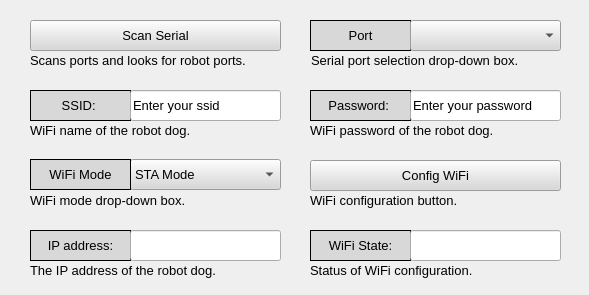
<?xml version="1.0" encoding="UTF-8"?>
<ui version="4.0">
 <class>widget_configuration</class>
 <widget class="QWidget" name="widget_configuration">
  <property name="geometry">
   <rect>
    <x>0</x>
    <y>0</y>
    <width>589</width>
    <height>295</height>
   </rect>
  </property>
  <property name="font">
   <font>
    <family>Arial</family>
   </font>
  </property>
  <property name="windowTitle">
   <string>Freenove</string>
  </property>
  <widget class="QComboBox" name="combobox_configuration_wifi_mode">
   <property name="geometry">
    <rect>
     <x>130</x>
     <y>159</y>
     <width>151</width>
     <height>31</height>
    </rect>
   </property>
   <property name="font">
    <font>
     <family>Arial</family>
     <pointsize>10</pointsize>
     <weight>50</weight>
     <italic>false</italic>
     <bold>false</bold>
    </font>
   </property>
   <property name="focusPolicy">
    <enum>Qt::NoFocus</enum>
   </property>
   <property name="layoutDirection">
    <enum>Qt::LeftToRight</enum>
   </property>
   <property name="styleSheet">
    <string notr="true">font: 10pt &quot;Arial&quot;;
background-color: rgb(216, 216, 216);</string>
   </property>
   <property name="maxVisibleItems">
    <number>18</number>
   </property>
   <property name="insertPolicy">
    <enum>QComboBox::InsertAtBottom</enum>
   </property>
   <item>
    <property name="text">
     <string>STA Mode</string>
    </property>
   </item>
   <item>
    <property name="text">
     <string>AP Mode</string>
    </property>
   </item>
  </widget>
  <widget class="QLabel" name="label_configuration_wifi_mode">
   <property name="geometry">
    <rect>
     <x>30</x>
     <y>159</y>
     <width>101</width>
     <height>31</height>
    </rect>
   </property>
   <property name="font">
    <font>
     <family>Arial</family>
     <pointsize>10</pointsize>
     <weight>50</weight>
     <italic>false</italic>
     <bold>false</bold>
    </font>
   </property>
   <property name="contextMenuPolicy">
    <enum>Qt::DefaultContextMenu</enum>
   </property>
   <property name="styleSheet">
    <string notr="true">font: 10pt &quot;Arial&quot;;
background-color: rgb(216, 216, 216);</string>
   </property>
   <property name="frameShape">
    <enum>QFrame::Box</enum>
   </property>
   <property name="text">
    <string>WiFi Mode</string>
   </property>
   <property name="alignment">
    <set>Qt::AlignCenter</set>
   </property>
  </widget>
  <widget class="QPushButton" name="button_configuration_config_wifi">
   <property name="geometry">
    <rect>
     <x>310</x>
     <y>160</y>
     <width>251</width>
     <height>31</height>
    </rect>
   </property>
   <property name="font">
    <font>
     <family>Arial</family>
     <pointsize>10</pointsize>
     <weight>50</weight>
     <italic>false</italic>
     <bold>false</bold>
    </font>
   </property>
   <property name="styleSheet">
    <string notr="true">font: 10pt &quot;Arial&quot;;
background-color: rgb(216, 216, 216);</string>
   </property>
   <property name="text">
    <string>Config WiFi</string>
   </property>
   <property name="autoRepeat">
    <bool>true</bool>
   </property>
   <property name="autoDefault">
    <bool>false</bool>
   </property>
  </widget>
  <widget class="QPushButton" name="button_configuration_scan_serial">
   <property name="geometry">
    <rect>
     <x>30</x>
     <y>20</y>
     <width>251</width>
     <height>31</height>
    </rect>
   </property>
   <property name="font">
    <font>
     <family>Arial</family>
     <pointsize>10</pointsize>
     <weight>50</weight>
     <italic>false</italic>
     <bold>false</bold>
    </font>
   </property>
   <property name="styleSheet">
    <string notr="true">font: 10pt &quot;Arial&quot;;
background-color: rgb(216, 216, 216);</string>
   </property>
   <property name="text">
    <string>Scan Serial</string>
   </property>
  </widget>
  <widget class="QLabel" name="label_configuration_port">
   <property name="geometry">
    <rect>
     <x>310</x>
     <y>20</y>
     <width>101</width>
     <height>31</height>
    </rect>
   </property>
   <property name="font">
    <font>
     <family>Arial</family>
     <pointsize>10</pointsize>
     <weight>50</weight>
     <italic>false</italic>
     <bold>false</bold>
    </font>
   </property>
   <property name="contextMenuPolicy">
    <enum>Qt::DefaultContextMenu</enum>
   </property>
   <property name="styleSheet">
    <string notr="true">font: 10pt &quot;Arial&quot;;
background-color: rgb(216, 216, 216);</string>
   </property>
   <property name="frameShape">
    <enum>QFrame::Panel</enum>
   </property>
   <property name="text">
    <string>Port</string>
   </property>
   <property name="alignment">
    <set>Qt::AlignCenter</set>
   </property>
  </widget>
  <widget class="QComboBox" name="combobox_configuration_serial_port">
   <property name="geometry">
    <rect>
     <x>410</x>
     <y>20</y>
     <width>151</width>
     <height>31</height>
    </rect>
   </property>
   <property name="font">
    <font>
     <family>Arial</family>
     <pointsize>10</pointsize>
     <weight>50</weight>
     <italic>false</italic>
     <bold>false</bold>
    </font>
   </property>
   <property name="focusPolicy">
    <enum>Qt::NoFocus</enum>
   </property>
   <property name="layoutDirection">
    <enum>Qt::LeftToRight</enum>
   </property>
   <property name="styleSheet">
    <string notr="true">font: 10pt &quot;Arial&quot;;
background-color: rgb(216, 216, 216);</string>
   </property>
   <property name="maxVisibleItems">
    <number>18</number>
   </property>
   <property name="insertPolicy">
    <enum>QComboBox::InsertAtBottom</enum>
   </property>
  </widget>
  <widget class="QLabel" name="label_configuration_ssid">
   <property name="geometry">
    <rect>
     <x>30</x>
     <y>90</y>
     <width>101</width>
     <height>31</height>
    </rect>
   </property>
   <property name="font">
    <font>
     <family>Arial</family>
     <pointsize>10</pointsize>
     <weight>50</weight>
     <italic>false</italic>
     <bold>false</bold>
    </font>
   </property>
   <property name="focusPolicy">
    <enum>Qt::NoFocus</enum>
   </property>
   <property name="styleSheet">
    <string notr="true">font: 10pt &quot;Arial&quot;;
background-color: rgb(216, 216, 216);</string>
   </property>
   <property name="frameShape">
    <enum>QFrame::Box</enum>
   </property>
   <property name="text">
    <string>SSID: </string>
   </property>
   <property name="alignment">
    <set>Qt::AlignCenter</set>
   </property>
  </widget>
  <widget class="QLabel" name="label_configuration_password">
   <property name="geometry">
    <rect>
     <x>310</x>
     <y>90</y>
     <width>101</width>
     <height>31</height>
    </rect>
   </property>
   <property name="font">
    <font>
     <family>Arial</family>
     <pointsize>10</pointsize>
     <weight>50</weight>
     <italic>false</italic>
     <bold>false</bold>
    </font>
   </property>
   <property name="focusPolicy">
    <enum>Qt::NoFocus</enum>
   </property>
   <property name="styleSheet">
    <string notr="true">font: 10pt &quot;Arial&quot;;
background-color: rgb(216, 216, 216);</string>
   </property>
   <property name="frameShape">
    <enum>QFrame::Box</enum>
   </property>
   <property name="text">
    <string>Password: </string>
   </property>
   <property name="alignment">
    <set>Qt::AlignCenter</set>
   </property>
  </widget>
  <widget class="QLabel" name="label_configuration_IP">
   <property name="geometry">
    <rect>
     <x>30</x>
     <y>230</y>
     <width>101</width>
     <height>31</height>
    </rect>
   </property>
   <property name="font">
    <font>
     <family>Arial</family>
     <pointsize>10</pointsize>
     <weight>50</weight>
     <italic>false</italic>
     <bold>false</bold>
    </font>
   </property>
   <property name="focusPolicy">
    <enum>Qt::NoFocus</enum>
   </property>
   <property name="styleSheet">
    <string notr="true">font: 10pt &quot;Arial&quot;;
background-color: rgb(216, 216, 216);</string>
   </property>
   <property name="frameShape">
    <enum>QFrame::Box</enum>
   </property>
   <property name="text">
    <string>IP address:</string>
   </property>
   <property name="alignment">
    <set>Qt::AlignCenter</set>
   </property>
  </widget>
  <widget class="QLineEdit" name="lineEdit_configuration_wifi_ssid">
   <property name="geometry">
    <rect>
     <x>130</x>
     <y>90</y>
     <width>151</width>
     <height>31</height>
    </rect>
   </property>
   <property name="font">
    <font>
     <family>Arial</family>
     <pointsize>10</pointsize>
     <weight>50</weight>
     <italic>false</italic>
     <bold>false</bold>
    </font>
   </property>
   <property name="styleSheet">
    <string notr="true">font: 10pt &quot;Arial&quot;;</string>
   </property>
   <property name="text">
    <string>Enter your ssid</string>
   </property>
  </widget>
  <widget class="QLineEdit" name="lineEdit_configuration_wifi_password">
   <property name="geometry">
    <rect>
     <x>410</x>
     <y>90</y>
     <width>151</width>
     <height>31</height>
    </rect>
   </property>
   <property name="font">
    <font>
     <family>Arial</family>
     <pointsize>10</pointsize>
     <weight>50</weight>
     <italic>false</italic>
     <bold>false</bold>
    </font>
   </property>
   <property name="styleSheet">
    <string notr="true">font: 10pt &quot;Arial&quot;;</string>
   </property>
   <property name="text">
    <string>Enter your password</string>
   </property>
  </widget>
  <widget class="QLineEdit" name="lineEdit_configuration_ip_address">
   <property name="geometry">
    <rect>
     <x>130</x>
     <y>230</y>
     <width>151</width>
     <height>31</height>
    </rect>
   </property>
   <property name="font">
    <font>
     <family>Arial</family>
     <pointsize>10</pointsize>
     <weight>50</weight>
     <italic>false</italic>
     <bold>false</bold>
    </font>
   </property>
   <property name="styleSheet">
    <string notr="true">font: 10pt &quot;Arial&quot;;</string>
   </property>
   <property name="text">
    <string/>
   </property>
  </widget>
  <widget class="QLabel" name="label_configuration_wifi_state">
   <property name="geometry">
    <rect>
     <x>310</x>
     <y>230</y>
     <width>101</width>
     <height>31</height>
    </rect>
   </property>
   <property name="font">
    <font>
     <family>Arial</family>
     <pointsize>10</pointsize>
     <weight>50</weight>
     <italic>false</italic>
     <bold>false</bold>
    </font>
   </property>
   <property name="focusPolicy">
    <enum>Qt::NoFocus</enum>
   </property>
   <property name="styleSheet">
    <string notr="true">font: 10pt &quot;Arial&quot;;
background-color: rgb(216, 216, 216);</string>
   </property>
   <property name="frameShape">
    <enum>QFrame::Box</enum>
   </property>
   <property name="text">
    <string>WiFi State:</string>
   </property>
   <property name="alignment">
    <set>Qt::AlignCenter</set>
   </property>
  </widget>
  <widget class="QLineEdit" name="lineEdit_configuration_wifi_state">
   <property name="geometry">
    <rect>
     <x>410</x>
     <y>230</y>
     <width>151</width>
     <height>31</height>
    </rect>
   </property>
   <property name="font">
    <font>
     <family>Arial</family>
     <pointsize>10</pointsize>
     <weight>50</weight>
     <italic>false</italic>
     <bold>false</bold>
    </font>
   </property>
   <property name="styleSheet">
    <string notr="true">font: 10pt &quot;Arial&quot;;</string>
   </property>
   <property name="text">
    <string/>
   </property>
  </widget>
  <widget class="QLabel" name="label_configuration_1">
   <property name="geometry">
    <rect>
     <x>311</x>
     <y>50</y>
     <width>251</width>
     <height>21</height>
    </rect>
   </property>
   <property name="font">
    <font>
     <family>Arial</family>
     <pointsize>10</pointsize>
     <weight>50</weight>
     <italic>false</italic>
     <bold>false</bold>
    </font>
   </property>
   <property name="styleSheet">
    <string notr="true">font: 10pt &quot;Arial&quot;;</string>
   </property>
   <property name="text">
    <string>Serial port selection drop-down box.</string>
   </property>
  </widget>
  <widget class="QLabel" name="label_configuration_2">
   <property name="geometry">
    <rect>
     <x>30</x>
     <y>190</y>
     <width>251</width>
     <height>21</height>
    </rect>
   </property>
   <property name="font">
    <font>
     <family>Arial</family>
     <pointsize>10</pointsize>
     <weight>50</weight>
     <italic>false</italic>
     <bold>false</bold>
    </font>
   </property>
   <property name="styleSheet">
    <string notr="true">font: 10pt &quot;Arial&quot;;</string>
   </property>
   <property name="text">
    <string>WiFi mode drop-down box.</string>
   </property>
  </widget>
  <widget class="QLabel" name="label_configuration_3">
   <property name="geometry">
    <rect>
     <x>30</x>
     <y>120</y>
     <width>251</width>
     <height>21</height>
    </rect>
   </property>
   <property name="font">
    <font>
     <family>Arial</family>
     <pointsize>10</pointsize>
     <weight>50</weight>
     <italic>false</italic>
     <bold>false</bold>
    </font>
   </property>
   <property name="styleSheet">
    <string notr="true">font: 10pt &quot;Arial&quot;;</string>
   </property>
   <property name="text">
    <string>WiFi name of the robot dog.</string>
   </property>
  </widget>
  <widget class="QLabel" name="label_configuration_4">
   <property name="geometry">
    <rect>
     <x>310</x>
     <y>120</y>
     <width>261</width>
     <height>21</height>
    </rect>
   </property>
   <property name="font">
    <font>
     <family>Arial</family>
     <pointsize>10</pointsize>
     <weight>50</weight>
     <italic>false</italic>
     <bold>false</bold>
    </font>
   </property>
   <property name="styleSheet">
    <string notr="true">font: 10pt &quot;Arial&quot;;</string>
   </property>
   <property name="text">
    <string>WiFi password of the robot dog.</string>
   </property>
  </widget>
  <widget class="QLabel" name="label_configuration_5">
   <property name="geometry">
    <rect>
     <x>30</x>
     <y>260</y>
     <width>251</width>
     <height>21</height>
    </rect>
   </property>
   <property name="font">
    <font>
     <family>Arial</family>
     <pointsize>10</pointsize>
     <weight>50</weight>
     <italic>false</italic>
     <bold>false</bold>
    </font>
   </property>
   <property name="styleSheet">
    <string notr="true">font: 10pt &quot;Arial&quot;;</string>
   </property>
   <property name="text">
    <string>The IP address of the robot dog.</string>
   </property>
  </widget>
  <widget class="QLabel" name="label_configuration_6">
   <property name="geometry">
    <rect>
     <x>310</x>
     <y>260</y>
     <width>251</width>
     <height>21</height>
    </rect>
   </property>
   <property name="font">
    <font>
     <family>Arial</family>
     <pointsize>10</pointsize>
     <weight>50</weight>
     <italic>false</italic>
     <bold>false</bold>
    </font>
   </property>
   <property name="styleSheet">
    <string notr="true">font: 10pt &quot;Arial&quot;;</string>
   </property>
   <property name="text">
    <string>Status of WiFi configuration.</string>
   </property>
  </widget>
  <widget class="QLabel" name="label_configuration_7">
   <property name="geometry">
    <rect>
     <x>30</x>
     <y>50</y>
     <width>261</width>
     <height>21</height>
    </rect>
   </property>
   <property name="font">
    <font>
     <family>Arial</family>
     <pointsize>10</pointsize>
     <weight>50</weight>
     <italic>false</italic>
     <bold>false</bold>
    </font>
   </property>
   <property name="styleSheet">
    <string notr="true">font: 10pt &quot;Arial&quot;;</string>
   </property>
   <property name="text">
    <string>Scans ports and looks for robot ports.</string>
   </property>
  </widget>
  <widget class="QLabel" name="label_configuration_8">
   <property name="geometry">
    <rect>
     <x>310</x>
     <y>190</y>
     <width>261</width>
     <height>21</height>
    </rect>
   </property>
   <property name="font">
    <font>
     <family>Arial</family>
     <pointsize>10</pointsize>
     <weight>50</weight>
     <italic>false</italic>
     <bold>false</bold>
    </font>
   </property>
   <property name="styleSheet">
    <string notr="true">font: 10pt &quot;Arial&quot;;</string>
   </property>
   <property name="text">
    <string>WiFi configuration button.</string>
   </property>
  </widget>
 </widget>
 <resources/>
 <connections/>
</ui>
